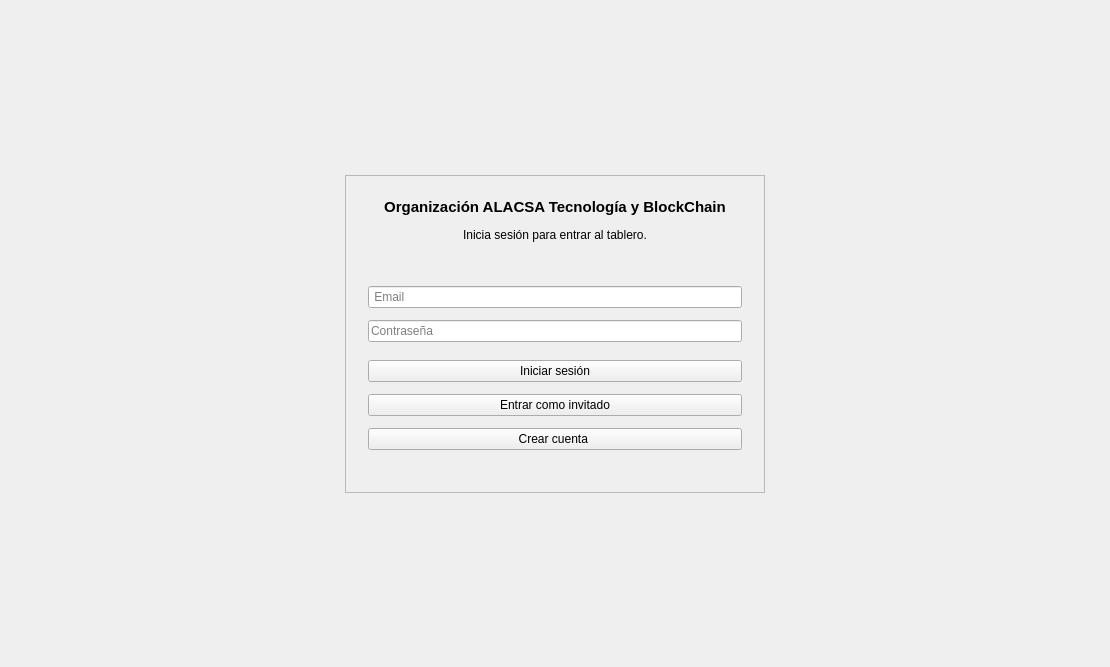
<?xml version="1.0" encoding="UTF-8"?>
<ui version="4.0">
    <class>Login</class>
    <widget class="QWidget" name="Login">
        <property name="geometry">
            <rect>
                <x>0</x>
                <y>0</y>
                <width>1110</width>
                <height>667</height>
            </rect>
        </property>
        <property name="minimumSize">
            <size>
                <width>520</width>
                <height>520</height>
            </size>
        </property>
        <property name="windowTitle">
            <string>MiniTrello - Login</string>
        </property>
        <layout class="QVBoxLayout" name="rootLayout">
            <property name="leftMargin">
                <number>24</number>
            </property>
            <property name="topMargin">
                <number>24</number>
            </property>
            <property name="rightMargin">
                <number>24</number>
            </property>
            <property name="bottomMargin">
                <number>24</number>
            </property>
            <item>
                <spacer name="Espacio7">
                    <property name="orientation">
                        <enum>Qt::Vertical</enum>
                    </property>
                    <property name="sizeHint" stdset="0">
                        <size>
                            <width>20</width>
                            <height>80</height>
                        </size>
                    </property>
                </spacer>
            </item>
            <item>
                <layout class="QHBoxLayout" name="centerRow">
                    <item>
                        <spacer name="Espacio4">
                            <property name="orientation">
                                <enum>Qt::Horizontal</enum>
                            </property>
                            <property name="sizeHint" stdset="0">
                                <size>
                                    <width>80</width>
                                    <height>20</height>
                                </size>
                            </property>
                        </spacer>
                    </item>
                    <item>
                        <widget class="QFrame" name="Card">
                            <property name="minimumSize">
                                <size>
                                    <width>420</width>
                                    <height>0</height>
                                </size>
                            </property>
                            <property name="maximumSize">
                                <size>
                                    <width>420</width>
                                    <height>16777215</height>
                                </size>
                            </property>
                            <property name="frameShape">
                                <enum>QFrame::StyledPanel</enum>
                            </property>
                            <property name="frameShadow">
                                <enum>QFrame::Plain</enum>
                            </property>
                            <property name="lineWidth">
                                <number>0</number>
                            </property>
                            <property name="midLineWidth">
                                <number>0</number>
                            </property>
                            <layout class="QVBoxLayout" name="cardLayout">
                                <property name="spacing">
                                    <number>12</number>
                                </property>
                                <property name="leftMargin">
                                    <number>22</number>
                                </property>
                                <property name="topMargin">
                                    <number>22</number>
                                </property>
                                <property name="rightMargin">
                                    <number>22</number>
                                </property>
                                <property name="bottomMargin">
                                    <number>22</number>
                                </property>
                                <item>
                                    <widget class="QLabel" name="Titulo">
                                        <property name="font">
                                            <font>
                                                <pointsize>11</pointsize>
                                                <bold>true</bold>
                                            </font>
                                        </property>
                                        <property name="text">
                                            <string>Organización ALACSA Tecnología y BlockChain</string>
                                        </property>
                                        <property name="alignment">
                                            <set>Qt::AlignCenter</set>
                                        </property>
                                        <property name="wordWrap">
                                            <bool>true</bool>
                                        </property>
                                    </widget>
                                </item>
                                <item>
                                    <widget class="QLabel" name="Subtitulo">
                                        <property name="text">
                                            <string>Inicia sesión para entrar al tablero.</string>
                                        </property>
                                        <property name="alignment">
                                            <set>Qt::AlignCenter</set>
                                        </property>
                                        <property name="wordWrap">
                                            <bool>true</bool>
                                        </property>
                                    </widget>
                                </item>
                                <item>
                                    <spacer name="Espacio1">
                                        <property name="orientation">
                                            <enum>Qt::Vertical</enum>
                                        </property>
                                        <property name="sizeHint" stdset="0">
                                            <size>
                                                <width>20</width>
                                                <height>6</height>
                                            </size>
                                        </property>
                                    </spacer>
                                </item>
                                <item>
                                    <widget class="QLabel" name="Error">
                                        <property name="visible">
                                            <bool>false</bool>
                                        </property>
                                        <property name="text">
                                            <string/>
                                        </property>
                                        <property name="alignment">
                                            <set>Qt::AlignCenter</set>
                                        </property>
                                        <property name="wordWrap">
                                            <bool>true</bool>
                                        </property>
                                    </widget>
                                </item>
                                <item>
                                    <widget class="QLineEdit" name="txtUsuario">
                                        <property name="placeholderText">
                                            <string> Email</string>
                                        </property>
                                    </widget>
                                </item>
                                <item>
                                    <widget class="QLineEdit" name="Contrasena">
                                        <property name="echoMode">
                                            <enum>QLineEdit::Password</enum>
                                        </property>
                                        <property name="placeholderText">
                                            <string>Contraseña</string>
                                        </property>
                                    </widget>
                                </item>
                                <item>
                                    <spacer name="Espacio2">
                                        <property name="orientation">
                                            <enum>Qt::Vertical</enum>
                                        </property>
                                        <property name="sizeHint" stdset="0">
                                            <size>
                                                <width>20</width>
                                                <height>6</height>
                                            </size>
                                        </property>
                                    </spacer>
                                </item>
                                <item>
                                    <widget class="QPushButton" name="Primary">
                                        <property name="text">
                                            <string>Iniciar sesión</string>
                                        </property>
                                    </widget>
                                </item>
                                <item>
                                    <widget class="QPushButton" name="btnInvitado">
                                        <property name="text">
                                            <string>Entrar como invitado</string>
                                        </property>
                                    </widget>
                                </item>
                                <item>
                                    <widget class="QPushButton" name="Link">
                                        <property name="text">
                                            <string>Crear cuenta </string>
                                        </property>
                                    </widget>
                                </item>
                                <item>
                                    <spacer name="Espacio3">
                                        <property name="orientation">
                                            <enum>Qt::Vertical</enum>
                                        </property>
                                        <property name="sizeHint" stdset="0">
                                            <size>
                                                <width>20</width>
                                                <height>20</height>
                                            </size>
                                        </property>
                                    </spacer>
                                </item>
                            </layout>
                        </widget>
                    </item>
                    <item>
                        <spacer name="Espacio5">
                            <property name="orientation">
                                <enum>Qt::Horizontal</enum>
                            </property>
                            <property name="sizeHint" stdset="0">
                                <size>
                                    <width>80</width>
                                    <height>20</height>
                                </size>
                            </property>
                        </spacer>
                    </item>
                </layout>
            </item>
            <item>
                <spacer name="Espacio6">
                    <property name="orientation">
                        <enum>Qt::Vertical</enum>
                    </property>
                    <property name="sizeHint" stdset="0">
                        <size>
                            <width>20</width>
                            <height>80</height>
                        </size>
                    </property>
                </spacer>
            </item>
        </layout>
    </widget>
    <resources/>
    <connections/>
</ui>
